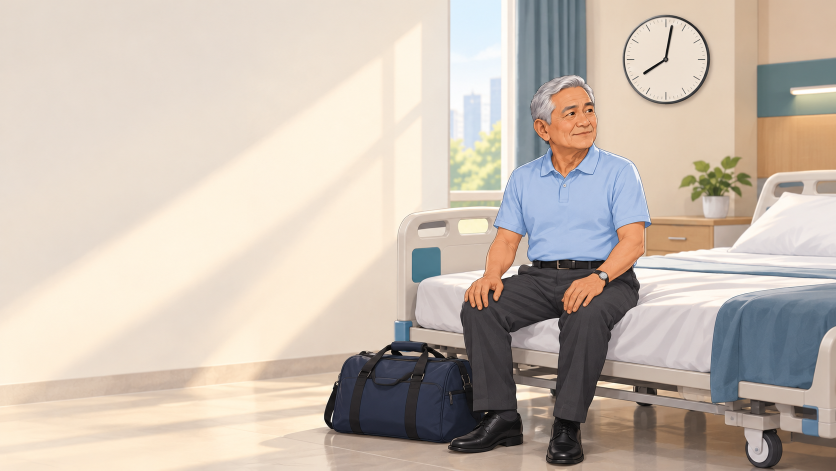
#> input picture docs/media/production/characters/s1-ready-bed.png, 1672 x 941 px, given in place of MedCore_Badge_Logo.png, which was not available (shown at 1/2 size)
$ python -i compose.py   (imports and definitions only)
#> lines starting #> are read from the running program, lines starting #| are printed output that depends on the picture; after the words box and inside, x2 and y2 are one past the last pixel; in counts of white or black regions, pixels touching at a corner belong together; pictures that were not available may be replaced by others from this repository, and a replacement may not be noted
### docs/media/production/source/storyboard.py
#!/usr/bin/env python3
"""Build V4 storyboard frames (1920x1080) + contact sheet from real screenshots and character art.
Run: python3 docs/media/production/source/storyboard.py
Mobile frames prefer screenshots/mobile/<name>.png (new native captures) and fall back to the
legacy web renders in docs/media/assets/ui/mobile, stamping those "placeholder UI".
"""
import json, pathlib, re, sys
from PIL import Image, ImageDraw, ImageFont, ImageOps
sys.path.insert(0, str(pathlib.Path(__file__).parent))
from frames import desktop, iphone

PROD = pathlib.Path(__file__).resolve().parents[1]
MEDIA = PROD.parent
OUT = PROD / 'storyboard/frames'
OUT.mkdir(parents=True, exist_ok=True)
W, H = 1920, 1080
NAVY, INK, TEAL, RED, MUTED, BG, CREAM = '#0F2A4A', '#0F172A', '#11806D', '#E5484D', '#475569', '#F5F6F8', '#FFF9ED'
FONT = '/System/Library/Fonts/Avenir Next.ttc'


def font(n, bold=False):
    return ImageFont.truetype(FONT, n, index=0 if bold else 7)


# Film type palette (SIL OFL, source/fonts/). 'ui' is Avenir Next, the product's own voice.
FONTS = pathlib.Path(__file__).parent / 'fonts'
FACES = {'display': 'Bricolage-Display.ttf',      # headlines, kinetic titles
         'cond': 'Bricolage-Condensed.ttf',       # money and big stats (has ₱)
         'semi': 'Bricolage-SemiBold.ttf',        # sub-heads
         'serif': 'InstrumentSerif-Regular.ttf',  # the family's voice: emotional lines in Act I and the close (upright: no italics)
         'serif-r': 'InstrumentSerif-Regular.ttf',
         'mono': 'JetBrainsMono-Bold.ttf',        # labels, timestamps, sources: the ledger's voice
         'mono-m': 'JetBrainsMono-Medium.ttf'}
NO_PESO = ('serif', 'serif-r', 'mono', 'mono-m')  # these faces borrow ₱ from Bricolage
_CACHE = {}


# [5 lines left out: function face_font, not called in this run]


# One accent per pain point, carried from the S3 list through each Act III pain card to the S11 before/after rows.
PAIN_COLORS = {1: '#FF6B70', 2: '#F5A524', 3: '#A78BFA', 4: '#38BDF8', 5: '#F472B6'}
PAIN_ICONS = {1: 'receipt_long', 2: 'call', 3: 'assignment_return', 4: 'hourglass_bottom', 5: 'point_of_sale'}
_ICONS = {}


# [21 lines left out: functions icon, _fonts_for, not called in this run]


SYMBOLS = '→✔≈↑'
SPLIT = re.compile('([₱→✔≈↑])')


def run_len(d, s, size, bold, face='ui'):
    return sum(d.textlength(p, font=_fonts_for(p, size, bold, face)) for p in SPLIT.split(s) if p)


# [24 lines left out: functions run, text, not called in this run]


def canvas(mood):
    return Image.new('RGBA', (W, H), {'pain': '#0B1F38', 'solution': BG, 'story': CREAM}[mood])


def dash(name):
    return Image.open(PROD / 'screenshots/dashboard' / f'{name}.png')


# [35 lines left out: functions mob, char, chip, pain_card, not called in this run]


def placeholder(im):
    chip(im, (1560, 30), 'placeholder UI', fill='#FDE68A', color='#713F12', size=20)


# [8 lines left out: function label, not called in this run]


FRAMES = []


def frame(fid, scene, time, vo, sfx):
    def wrap(fn):
        FRAMES.append(dict(id=fid, scene=scene, time=time, vo=vo, sfx=sfx, fn=fn)); return fn
    return wrap


# ---------------- ACT I: PAIN ----------------
# [102 lines left out: functions f01, f02, f03, f04, f05, f06 and 5 more, not called in this run]


def pain_frame(n, quote, stat):
    def fn(im):
        im.paste(canvas('pain'))
        pain_card(im, n, quote, stat, x=570, y=330)
    return fn


PAINS = [
    ('10', 'S5', '01:30', 1, '"Why do I owe this much?"', 'Bills nobody can explain'),
    ('14', 'S6', '02:08', 2, 'Approvals lost between portals', 'Portals, phone calls, faxes'),
    ('17', 'S7', '02:32', 3, 'Claims sent back', '15–20 % returned to hospital'),
    ('19', 'S8', '02:54', 4, 'Hours to leave', '4–8+ hours from order to exit'),
    ('22', 'S9', '03:22', 5, 'The cashier queue', 'Pay in person before you can leave'),
]
for fid, sc, t, n, q, s in PAINS:
    frame(fid, sc, t + ' (1.5 s)', f'"Pain {n}: …"', 'Whoosh + low thud')(pain_frame(n, q, s))

frame('11', 'S5', '01:31–01:45', '"Every encounter has a live ledger… applied in legal order."', 'Click, panel slide, tick per row')(
    lambda im: fix_desktop(im, '03-ledger-waterfall', 'Gross − PhilHealth − HMO = what the family owes', 'Every peso explained'))
frame('12', 'S5', '01:45–01:53', '"The same ledger reaches the family\'s phone, itemized and in plain language."', 'Tap, whoosh')(
    lambda im: fix_phone(im, 'mob-bill', '08-bill.png', 'Same ledger.\nOn the family\'s phone.', 'Itemized bill, VAT exemption, Senior/PWD, PhilHealth and HMO, line by line.', 'No surprise fees'))
frame('13', 'S5', '01:53–02:08', '"Cora… explains their own bill in English, Taglish, Tagalog, or Ilokano."', 'Tap, keyboard clicks, typing blip, chime')(
    lambda im: fix_phone(im, 'mob-cora', '16-cora-assistant.png', 'Ask Cora.\nIn your language.', 'English · Taglish · Tagalog · Ilokano. Question any charge in two taps.', 'Every peso explained'))
frame('15', 'S6', '02:09–02:17', '"Every pending letter of authorization in one roster."', 'Click ×2, list cascade')(
    lambda im: fix_desktop(im, '04-hmo-roster', 'Every HMO approval, one roster', 'From scattered portals to one worklist'))
frame('16', 'S6', '02:17–02:32', '"AI drafts the appeal letter from the recorded facts, for staff to review."', 'Click, shimmer, paper-out swoosh')(
    lambda im: fix_desktop(im, '04c-ai-appeal', 'AI-drafted HMO appeal · staff review before sending', 'Hours of letter-writing → seconds'))
frame('18', 'S7', '02:33–02:52', '"ClaimReady scores every claim… catches a coding mismatch, explains the fix."', 'Click, scan sweep, soft alarm, pop')(
    lambda im: fix_desktop(im, '05b-claims-ai-findings', 'Caught before PhilHealth sees it', 'Target: returned claims under 2 %'))
frame('20', 'S8', '02:55–03:10', '"…six stages, from the discharge order to the gate pass, with live timers."', 'Six ticks on the beat')(
    lambda im: fix_desktop(im, '02b-six-stage-pipeline', 'Six stages. Every patient. Live.', 'Bottlenecks visible in real time'))
frame('21', 'S8', '03:10–03:22', '"Staff see exactly who is blocked and why."', 'Click, notification chime')(
    lambda im: fix_desktop(im, '02c-clearance-blocker', 'Who is blocked, and why', 'Target: discharge under 45 minutes'))
frame('23', 'S9', '03:23–03:37', '"Families pay from their phone… and get a receipt on the spot."', 'Tap, list cascade, success chime')(
    lambda im: fix_phone(im, 'mob-pay-methods', 'payment-flow/02-methods.png', 'Pay from\nanywhere.', 'GCash · Maya · Debit/Credit · Bank Transfer · QR Ph', 'Instant receipt'))
frame('24', 'S9', '03:37–03:44', '"Can\'t pay in full? A zero-interest promissory note."', 'Tap, schedule rows tick')(
    lambda im: fix_phone(im, 'mob-plan', 'payment-flow/12-payment-plan-details.png', '0 % promissory\nnote.', 'RA 9439: no family is held over an unpaid balance.', 'A legal path home'))
frame('25', 'S9', '03:44–03:52', '"…the exit pass is already on their phone."', 'Shimmer, soft unlock')(
    lambda im: fix_phone(im, 'mob-pass', '13b-documents-with-receipt.png', 'Exit pass,\non the phone.', 'QR code + private PIN, issued when every stage clears.', 'No queue between the family and the door'))
frame('26', 'S10', '03:52–04:04', '"RCM analytics and an AI executive briefing show where money and time get stuck."', 'Click, shimmer, scroll ticks')(
    lambda im: fix_desktop(im, '06-rcm-analytics', 'For leaders: where money and time get stuck', 'Problems seen daily, not at month-end'))


# ---------------- ACT IV ----------------
# [78 lines left out: functions f27, f28, f29, f30, build, not called in this run]


# [2 lines that do not run on import are left out]

### docs/media/production/source/compose_lib.py
"""Building blocks for the V4 compositor: clip readers, prebuilt device chrome, easing and overlays.
Device chrome is rendered once from frames.py with a blank screen; each video frame is pasted into the hole.
"""
import subprocess
import numpy as np
from PIL import Image, ImageDraw
from frames import desktop, iphone

FPS = 30
W, H = 1920, 1080
PROD = None  # set by compose.py


# [4 lines left out: function ease_out, not called in this run]


def ease_io(x):
    x = min(max(x, 0.0), 1.0)
    return 4 * x ** 3 if x < .5 else 1 - (-2 * x + 2) ** 3 / 2


class Clip:
    """Sequential frame reader. segments = [(src_start, src_end, speed)], played back to back; the last frame holds."""

    # [35 lines left out: functions __init__, _next_segment, frame, not called in this run]

    def length(self):
        return sum((b - a) / s for a, b, s in self.segments)

    # [8 lines left out: function map, not called in this run]


class Chrome:
    """A device frame built once; paste(screen) returns the framed RGBA image."""

    def __init__(self, kind, size):
        blank = Image.new('RGB', (1206, 2622) if kind == 'iphone' else (1920, 1200), (255, 0, 255))
        self.kind = kind
        self.img = iphone(blank, size) if kind == 'iphone' else desktop(blank, size)
        a = np.asarray(self.img)
        hole = (a[..., 0] == 255) & (a[..., 1] == 0) & (a[..., 2] == 255)
        ys, xs = np.nonzero(hole)
        self.box = (int(xs.min()), int(ys.min()), int(xs.max()) + 1, int(ys.max()) + 1)
        self.mask = Image.fromarray((hole[ys.min():ys.max() + 1, xs.min():xs.max() + 1] * 255).astype(np.uint8))
        self.screen = (self.box[2] - self.box[0], self.box[3] - self.box[1])

    # [20 lines left out: functions paste, crop_zoom, not called in this run]


def lerp_rect(a, b, p):
    return tuple(x + (y - x) * p for x, y in zip(a, b))


# [11 lines left out: function touch_dot, not called in this run]

### docs/media/production/source/frames.py
"""Device frames for V4: a desktop display for the dashboard and an iPhone 17 Pro for mobile.
Pure Pillow so the storyboard and the final compositor share one look. Screen pixels are pasted untouched.
"""
from PIL import Image, ImageDraw, ImageFilter, ImageFont, ImageOps

FONT = '/System/Library/Fonts/Avenir Next.ttc'


def _font(size, bold=False):
    return ImageFont.truetype(FONT, size, index=0 if bold else 7)


def _shadow(size, box, radius, blur=40, opacity=90, offset=(0, 30)):
    # Blur only the alpha mask; blurring straight RGBA bleeds the transparent black into a visible box edge.
    mask = Image.new('L', size, 0)
    x0, y0, x1, y1 = box
    ImageDraw.Draw(mask).rounded_rectangle((x0 + offset[0], y0 + offset[1], x1 + offset[0], y1 + offset[1]), radius, fill=opacity)
    layer = Image.new('RGBA', size, (15, 23, 42, 0))
    layer.putalpha(mask.filter(ImageFilter.GaussianBlur(blur)))
    return layer


def desktop(screen, width=1500, url='med-core1.vercel.app'):
    """Silver 16:10 display with a slim browser bar and stand. Returns RGBA image."""
    sw = width - 36
    bar = 44
    sh = round(sw * screen.height / screen.width)
    body_h = sh + bar + 36
    W, H = width + 120, body_h + 190
    out = Image.new('RGBA', (W, H), (0, 0, 0, 0))
    bx0, by0 = 60, 20
    out.alpha_composite(_shadow((W, H), (bx0, by0, bx0 + width, by0 + body_h), 26))
    d = ImageDraw.Draw(out)
    # stand
    d.polygon([(W / 2 - 90, by0 + body_h), (W / 2 + 90, by0 + body_h), (W / 2 + 120, H - 46), (W / 2 - 120, H - 46)], fill='#C9CED6')
    d.rounded_rectangle((W / 2 - 230, H - 52, W / 2 + 230, H - 34), 9, fill='#B9BFC8')
    # bezel
    d.rounded_rectangle((bx0, by0, bx0 + width, by0 + body_h), 26, fill='#1B1F27', outline='#D5DAE1', width=4)
    sx0, sy0 = bx0 + 18, by0 + 18
    # browser chrome
    d.rounded_rectangle((sx0, sy0, sx0 + sw, sy0 + bar + 10), 10, fill='#EEF1F5')
    d.rectangle((sx0, sy0 + bar - 4, sx0 + sw, sy0 + bar), fill='#EEF1F5')
    for i, c in enumerate(['#FF5F57', '#FEBC2E', '#28C840']):
        d.ellipse((sx0 + 18 + i * 22, sy0 + 16, sx0 + 30 + i * 22, sy0 + 28), fill=c)
    d.rounded_rectangle((sx0 + sw / 2 - 260, sy0 + 9, sx0 + sw / 2 + 260, sy0 + 35), 8, fill='white')
    f = _font(15)
    d.text((sx0 + sw / 2 - d.textlength(url, font=f) / 2, sy0 + 12), url, font=f, fill='#475569')
    out.alpha_composite(screen.convert('RGBA').resize((sw, sh), Image.Resampling.LANCZOS), (sx0, sy0 + bar))
    return out


def iphone(screen, height=1000):
    """iPhone 17 Pro, Deep Blue titanium, Dynamic Island. Screen keeps its aspect (1206x2622 native)."""
    sh = height - 40
    sw = round(sh * screen.width / screen.height)
    W, H = sw + 40 + 80, height + 80
    out = Image.new('RGBA', (W, H), (0, 0, 0, 0))
    x0, y0 = 40, 20
    r = int(sw * 0.16)
    out.alpha_composite(_shadow((W, H), (x0, y0, x0 + sw + 40, y0 + height), r + 20, blur=34, opacity=110))
    d = ImageDraw.Draw(out)
    d.rounded_rectangle((x0, y0, x0 + sw + 40, y0 + height), r + 20, fill='#2B3A55')  # titanium
    d.rounded_rectangle((x0 + 4, y0 + 4, x0 + sw + 36, y0 + height - 4), r + 16, fill='#0B0D12')  # bezel
    # side buttons
    for yy, hh in [(0.2, 0.05), (0.29, 0.08), (0.39, 0.08)]:
        d.rounded_rectangle((x0 - 5, y0 + height * yy, x0 + 1, y0 + height * (yy + hh)), 3, fill='#24324A')
    d.rounded_rectangle((x0 + sw + 39, y0 + height * 0.3, x0 + sw + 45, y0 + height * 0.42), 3, fill='#24324A')
    mask = Image.new('L', (sw, sh), 0)
    ImageDraw.Draw(mask).rounded_rectangle((0, 0, sw - 1, sh - 1), r, fill=255)
    scr = ImageOps.fit(screen.convert('RGBA'), (sw, sh), Image.Resampling.LANCZOS)
    out.paste(scr, (x0 + 20, y0 + 20), mask)
    di_w, di_h = sw * 0.31, sw * 0.09
    cx = x0 + 20 + sw / 2
    d.rounded_rectangle((cx - di_w / 2, y0 + 20 + sh * 0.013, cx + di_w / 2, y0 + 20 + sh * 0.013 + di_h), di_h / 2, fill='black')
    return out

### docs/media/production/source/compose.py
#!/usr/bin/env python3
"""V4 compositor: builds the 4:50 film from the shot lists in compose_act*.py.
  python3 docs/media/production/source/compose.py                 -> render/medcore-v4.mp4 (picture + mix)
  python3 docs/media/production/source/compose.py --still 95.5    -> render/stills/095.50.png (one frame, for checking)
  python3 docs/media/production/source/compose.py --audio         -> re-mix the sound only and re-mux
temporary macOS `say` read is generated into render/vo-scratch/ so the edit can be timed and reviewed.
"""
import pathlib, subprocess, sys
from PIL import Image
sys.path.insert(0, str(pathlib.Path(__file__).parent))
from compose_lib import W, H, FPS, Chrome, Clip, ease_out
import compose_act1 as a1, compose_act3 as a3, compose_act4 as a4
from compose_shots import PROD

RENDER = PROD / 'render'
LOGOS = PROD.parent / 'assets/logos'
# and each shot inside a scene is timed to the take's phrases (see vo_align.py).
SCENE_NAMES = ['S1', 'S2', 'S3', 'S4', 'S5', 'S6', 'S7', 'S8', 'S9', 'S10', 'S11', 'S12', 'S13', 'S14']


def logos():
    badge = Image.open(LOGOS / 'MedCore_Badge_Logo.png').convert('RGBA')
    badge.thumbnail((340, 340))
    word = Image.open(LOGOS / 'MedCore_Text_logo.png').convert('RGBA')
    word.thumbnail((640, 150))
    return badge, word


def timeline():
    badge, word = logos()
    s4_desk = Chrome('desktop', 1100)
    s4_phone = Chrome('iphone', 840)
    s4 = a1.s4(badge, word, s4_desk, s4_phone,
               a3.dash_clip('dash-overview', [(15.0, 19.8, 1)]),
               Clip(PROD / 'footage/mobile/mob-bill.mp4', [(0, 2.2, .55)], size=s4_phone.screen))
    scenes = [a1.s1(), a1.s2(), a1.s3(), s4, a3.s5(), a3.s6(), a3.s7(), a3.s8(), a3.s9(), a3.s10(),
              a4.s11(), a4.s12(badge, word), a4.s13(), a4.s14(badge, word)]
    shots, starts, t = [], [], 0.0
    for name, group in zip(SCENE_NAMES, scenes):
        starts.append((name, round(t, 3)))
        for sh in group:
            sh.start = t
            shots.append(sh)
            t += sh.dur
    global SCENES, DUR
    SCENES, DUR = starts, round(t, 3)
    return shots


# [11 lines left out: function frame_at, not called in this run]


def render_video(path):
    shots = timeline()
    enc = subprocess.Popen(['ffmpeg', '-v', 'error', '-y', '-f', 'rawvideo', '-pix_fmt', 'rgb24', '-s', f'{W}x{H}', '-r', str(FPS),
                            '-i', '-', '-c:v', 'libx264', '-preset', 'medium', '-crf', '17', '-pix_fmt', 'yuv420p',
                            '-movflags', '+faststart', str(path)], stdin=subprocess.PIPE)
    prev_last, n = None, 0
    for i, s in enumerate(shots):
        frames = round((s.start + s.dur) * FPS) - round(s.start * FPS)
        for k in range(frames):
            im = frame_at(s, prev_last, k / FPS)
            enc.stdin.write(im.convert('RGB').tobytes())
            n += 1
        prev_last = im
        print(f'\r{n / FPS:6.1f}s / {DUR}s  shot {i + 1}/{len(shots)}', end='', flush=True)
    enc.stdin.close()
    enc.wait()
    print()
    return shots


# [14 lines left out: function still, not called in this run]


# [15 lines not run here, left out]

>>> result = render_video('../characters/s1-ready-bed.png')
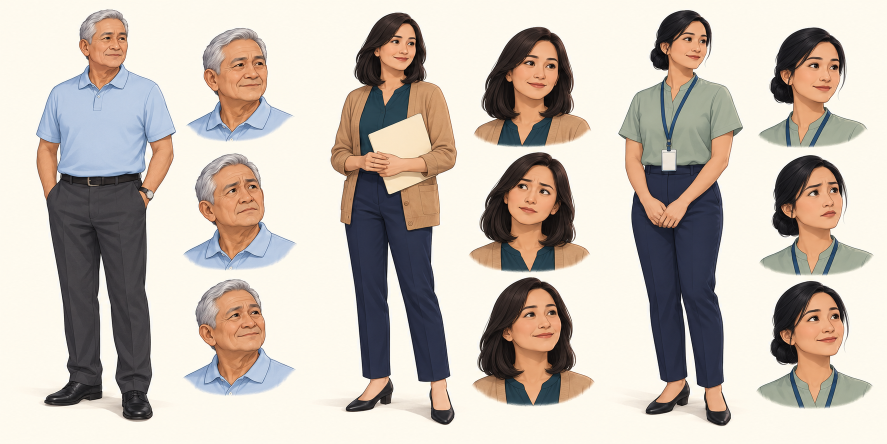
#> input picture docs/media/production/characters/reference.png, 1774 x 887 px, given in place of MedCore_Text_logo.png, which was not available (shown at 1/2 size)
#> in _shadow, `ImageDraw.Draw(mask).rounded_rectangle((x0 + offset[0], y0 + offset[1]..`:
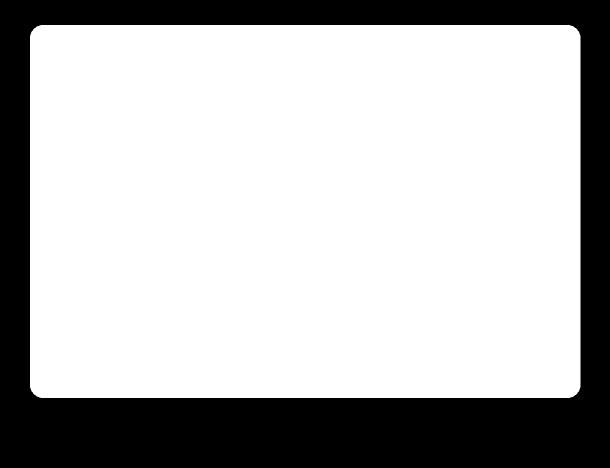
#> mask: PIL image 1220x935 L (shown at 1/2 size); values 0 (black) and 90 (white), 72% white; 1 black region, box (x1, y1, x2, y2) and area: (0, 0, 1220, 935) 319954
#> in __init__, `self.box = (int(xs.min()), int(ys.min()), int(xs.max()) + 1, int(ys.ma..`: self.box = (78, 82, 1142, 747)
#> in __init__, `self.screen = (self.box[2] - self.box[0], self.box[3] - self.box[1])`: self.screen = (1064, 665)
#> call 2 of __init__, with kind = 'iphone', size = 840
#> call 2 of _shadow, with size = (488, 920), box = (40, 20, 448, 860), radius = 78, blur = 34, opacity = 110, offset = (0, 30)
#> in _shadow (call 2), `layer.putalpha(mask.filter(ImageFilter.GaussianBlur(blur)))`:
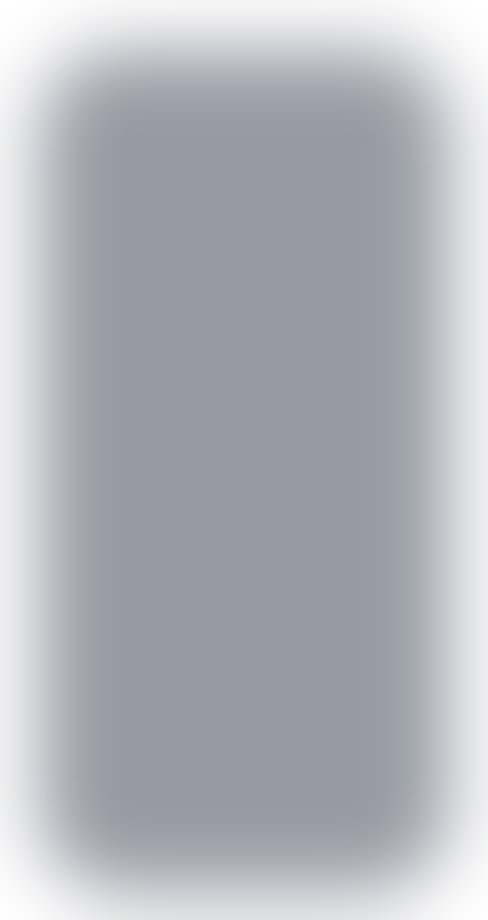
#> layer: PIL image 488x920 RGBA; mean R, G, B, A 15, 23, 42, 82.1; transparent parts drawn white
#> in iphone, `scr = ImageOps.fit(screen.convert('RGBA'), (sw, sh), Image.Resampling...`:
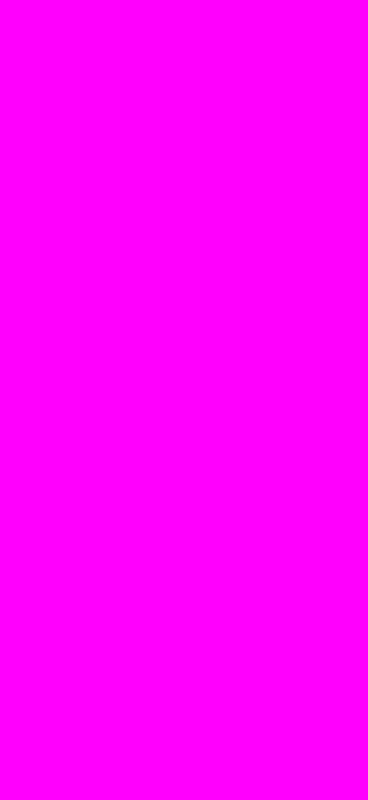
#> scr: PIL image 368x800 RGBA; mean R, G, B, A 255, 0, 255, 255
#> in iphone, `out.paste(scr, (x0 + 20, y0 + 20), mask)`:
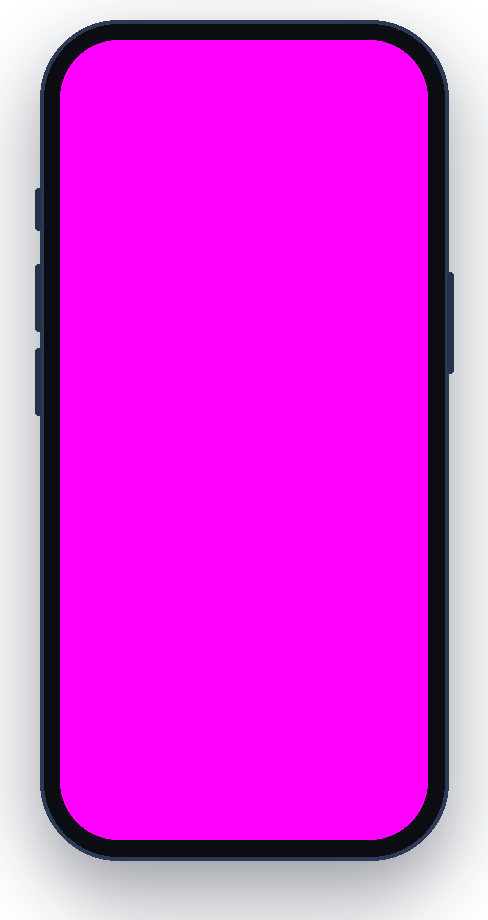
#> out: PIL image 488x920 RGBA; mean R, G, B, A 171.1, 8, 179.2, 201; transparent parts drawn white
#> in __init__ (call 2), `hole = (a[..., 0] == 255) & (a[..., 1] == 0) & (a[..., 2] == 255)`:
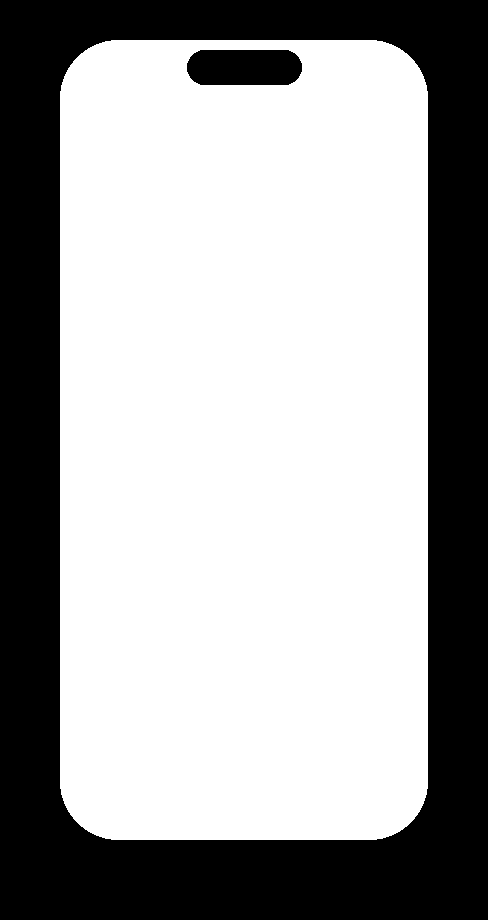
#> hole: shape (920, 488) bool; 64.1% white; 2 black regions, box (x1, y1, x2, y2) and area: (0, 0, 488, 920) 157516, (187, 50, 302, 85) 3757
#> in __init__ (call 2), `self.box = (int(xs.min()), int(ys.min()), int(xs.max()) + 1, int(ys.ma..`: self.box = (60, 40, 428, 840)
#> in __init__ (call 2), `self.mask = Image.fromarray((hole[ys.min():ys.max() + 1, xs.min():xs.m..`:
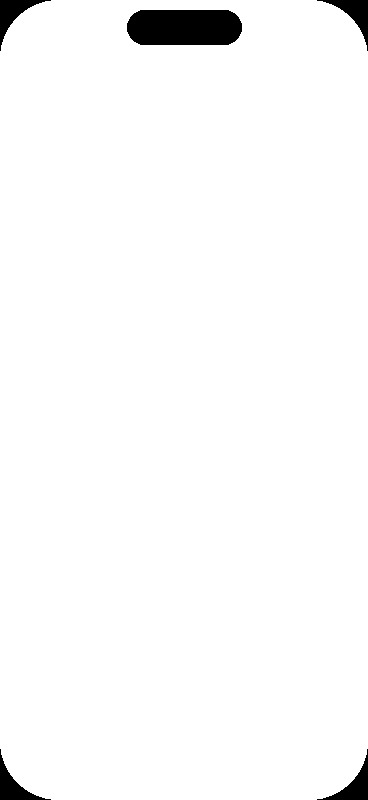
#> self.mask: PIL image 368x800 L; 97.7% white; 5 black regions, box (x1, y1, x2, y2) and area: (127, 10, 242, 45) 3757, (0, 0, 51, 51) 739, (317, 0, 368, 51) 739, (0, 749, 51, 800) 739, (317, 749, 368, 800) 739
#> in __init__ (call 2), `self.screen = (self.box[2] - self.box[0], self.box[3] - self.box[1])`: self.screen = (368, 800)
#> (the run stopped early here; a loop or call above may not have finished)
